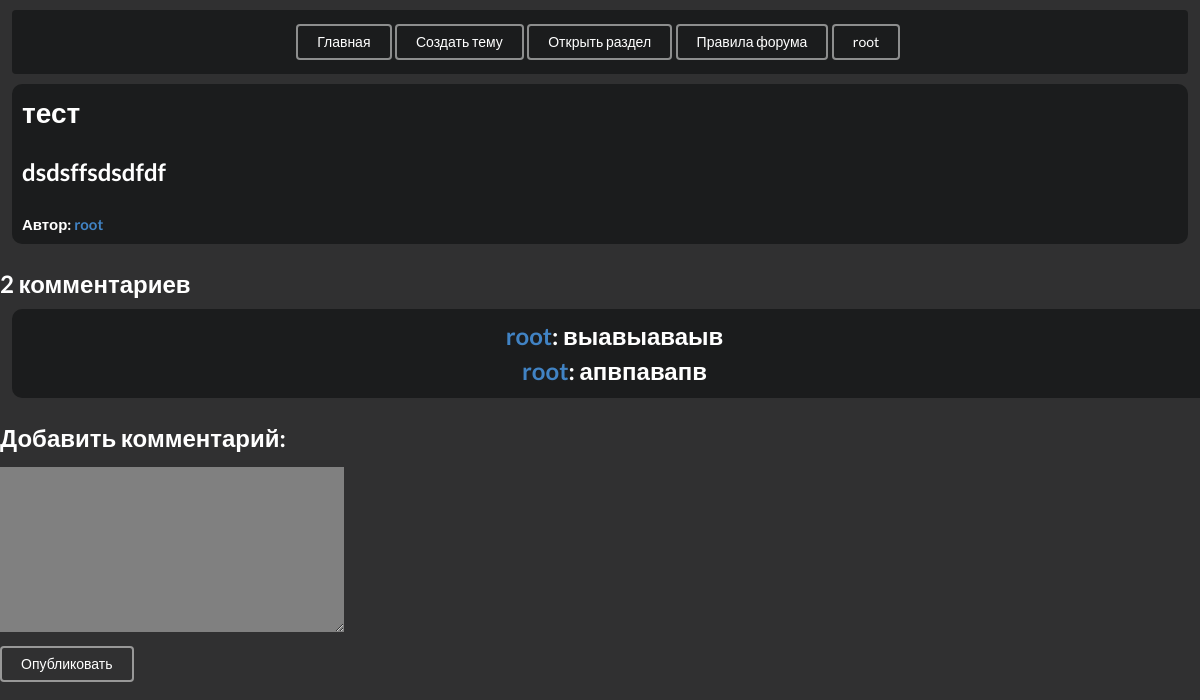
The page /topic/19/ (signed in) on the database its author committed.
### main_app/models.py (models this page shows, shortened)
class Post(models.Model):
    title = models.CharField(max_length=200)
    author = models.ForeignKey(
        'auth.User',
        on_delete=models.CASCADE,
    )
    category = TreeForeignKey(Category, on_delete=models.CASCADE, null=True, blank=True)
    body = models.TextField()
    date = models.DateTimeField(auto_now_add=True)
    url = models.TextField()

class Comments(models.Model):
    post = models.ForeignKey(Post, related_name="comments", on_delete=models.CASCADE)
    author = models.ForeignKey('auth.User', on_delete=models.CASCADE, verbose_name="Автор комментария", blank=True, null=True)
    create_date = models.DateTimeField(auto_now=True)
    text = models.TextField(verbose_name="Текст комментария", max_length=2000)

### main_app/views.py (the view)
# urls.py: path('topic/<int:pk>/', views.topic, name='topic'),
def topic(request, pk):
    post = get_object_or_404(Post, pk=pk)
    comments = post.comments.all()
    if request.method == 'POST':
        comment_form = CommentForm(data=request.POST)
        if comment_form.is_valid():
            new_comment = comment_form.save(commit=False)
            new_comment.post = post
            new_comment.author = request.user
            new_comment.save()
            return redirect('topic', pk=post.pk)
    else:
        comment_form = CommentForm()
    return render(request, 'main_app/topic.html', {'post': post,
                                                   'comments': comments,
                                                   "comment_form": comment_form})

### main_app/forms.py
class CommentForm(forms.ModelForm):
    class Meta:
        model = Comments
        fields = ('text',)
        labels = {'text': '',}
        widgets = {'text': forms.Textarea(attrs={'placeholder': ''}),}

### main_app/templates/main_app/topic.html (shortened to what this page needs)
{% include "header.html" %}
{% block content %}
    <div class="post">
        <div class="topic" style="color: white;">
        <h1>{{ post.title }}</h1>
        <h2>{{ post.body|safe }}</h2>
        <h4>Автор: <a href="{% url 'profile' post.author.id %}">{{ post.author }}</a></h4></div>
    </div>
{% endblock %}
{% with comments.count as total_comments %}
    <h2>
        {% if total_comments != 0 %}
            {{ total_comments }} комментариев
            <div class="comments">
                {% for comment in comments %}
                    <div class="comment">
                        <p><a href="{% url 'profile' comment.author.id %}">{{ comment.author }}</a>: {{ comment.text }}</p>
                    </div>
                {% endfor %}
            </div>
        {% endif %}
{% endwith %}</h2>
{% if user.is_authenticated %}
    <h2>Добавить комментарий:</h2>
    <form method="post">
        {{ comment_form.as_p }}
        <p><button class="ui inverted blue basic button" type="submit">Опубликовать</button></p>
    </form>
{% endif %}

### templates/header.html (shortened to what this page needs)
<header>
<div class="ui inverted segment">
  <form action="/"><button class="ui inverted orange basic button">Главная</button></form>
  <a href="{% url 'add' %}"><button class="ui inverted yellow basic button">Создать тему</button></a>
  <a href="{% url 'categories' %}"><button class="ui inverted teal basic button">Открыть раздел</button></a>
  <a href="{% url 'rules' %}"><button class="ui inverted violet basic button">Правила форума</button></a>
  {% if user.is_authenticated %}
  <a href="{% url 'profile' user.id %}"><button class="ui inverted green basic button">{{ user.get_username }}</button></a>
  {% endif %}
</div>
</header>

### main_app/templates/main_app/topic.html (style rules this page uses)
h2 { color:white }
.topic { flex-direction: column; }
h1 { color:white }
p { color:white }
.topic { background-color: #1b1c1d; padding: 10px; display: flex; flex-direction: column; border-radius: 10px; margin-top: 10px; margin-left: 12px; margin-right: 12px; width: 100%; overflow: hidden; display: inline-block; word-break: break-all; white-space: normal; }
form input[type="text"], form textarea { background-color: gray; border: #2b2f30; }
.comments { background-color: #1b1c1d; padding: 10px; display: flex; flex-direction: column; border-radius: 10px; margin-top: 10px; margin-left: 12px; margin-right: 12px; width: 100%; overflow: hidden; display: inline-block; word-break: break-all; white-space: normal; }
.comment { margin-left: 5px; text-align: left; }

### rows shown on the page
Post: title "тест", body "dsdsffsdsdfdf", author "root"
Comments: author "root", text "выавыаваыв"
Comments: author "root", text "апвпавапв"

### other values the page prints
{{ user.get_username }} "root"
{{ total_comments }} "2"
